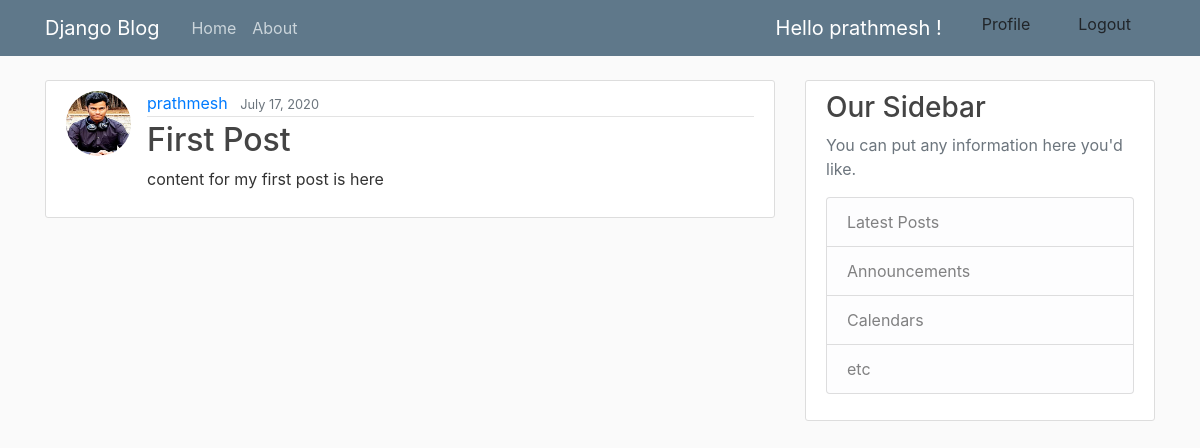
Page /detail/1/ (signed in) on the committed database.
### myblog/models.py (models this page shows, shortened)
class Post(models.Model):
    title = models.CharField(max_length=100)
    content = models.TextField()
    date_posted = models.DateTimeField(default=timezone.now)
    author = models.ForeignKey(User, on_delete=models.CharField)

class Profile(models.Model):
    user = models.OneToOneField(User, on_delete=models.CASCADE)
    image = models.ImageField(upload_to='profile_pics', default='profile_pics/download.png')

### myblog/views.py (the view)
# urls.py: path('detail/<int:pk>/', PostDetailView.as_view(), name='detail'),
class PostDetailView(LoginRequiredMixin, DetailView):
    model = Post

### myblog/templates/myblog/post_detail.html
{% extends "base.html" %}
{% block content %}
<article class="media content-section">
            <img class='rounded-circle article-img' src="{{ object.author.profile.image.url }}" alt="none">
          <div class="media-body">
            <div class="article-metadata">
              <a class="mr-2" href="#">{{ object.author }}</a>
              <small class="text-muted">{{ object.date_posted| date:'F d, Y'}}</small>
            </div>
            <h2 class="article-title" >{{ object.title| title }}</h2>
            <p class="article-content">{{ object.content }}</p>
          </div>
        </article>
{% endblock content %}

### templates/base.html (shortened to what this page needs)
{% load static %}
<!DOCTYPE html>
<html>
<head>
    <link rel="stylesheet" href="https://maxcdn.bootstrapcdn.com/bootstrap/4.0.0/css/bootstrap.min.css">
    <link rel="stylesheet" type="text/css" href="{% static 'myblog/main.css' %}">
</head>
<body>
    <header class="site-header">
      <nav class="navbar navbar-expand-md navbar-dark bg-steel fixed-top">
        <div class="container">
          <a class="navbar-brand mr-4" href="{% url 'myblog:home' %}">Django Blog</a>
          <div class="collapse navbar-collapse" id="navbarToggle">
            <div class="navbar-nav mr-auto">
              <a class="nav-item nav-link" href="{% url 'myblog:home' %}">Home</a>
              <a class="nav-item nav-link" href='#'>About</a>
            </div>
            <div class="navbar-nav">
              {% if not request.user.is_authenticated %}
          <a class="dropdown-item" href="{% url 'account_login'%}">Login</a>
          <a class="dropdown-item" href="{% url 'account_signup'%}">Signup</a>
          {% else %}
                <div class="navbar-brand"> Hello {{request.user}} !</div>
                <a class="dropdown-item" href="{% url 'myblog:profile'%}">Profile</a>
                <a class="dropdown-item" href="{% url 'account_logout'%}">Logout</a>
          {% endif %}
            </div>
          </div>
        </div>
      </nav>
    </header>
    <main role="main" class="container">
      <div class="row">
        <div class="col-md-8">
          {% block content %}
            {% endblock %}
        </div>
        <div class="col-md-4">
          <div class="content-section">
            <h3>Our Sidebar</h3>
            <p class='text-muted'>You can put any information here you'd like.
              <ul class="list-group">
                <li class="list-group-item list-group-item-light">Latest Posts</li>
                <li class="list-group-item list-group-item-light">Announcements</li>
                <li class="list-group-item list-group-item-light">Calendars</li>
                <li class="list-group-item list-group-item-light">etc</li>
              </ul>
            </p>
          </div>
        </div>
      </div>
    </main>
</body>
</html>

### static/myblog/main.css (style rules this page uses)
body { background: #fafafa; color: #333333; margin-top: 5rem; }
h1, h2, h3, h4, h5, h6 { color: #444444; }
ul { margin: 0; }
.bg-steel { background-color: #5f788a; }
.site-header .navbar-nav .nav-link { color: #cbd5db; }
.content-section { background: #ffffff; padding: 10px 20px; border: 1px solid #dddddd; border-radius: 3px; margin-bottom: 20px; }
.article-title { color: #444444; }
.article-content { white-space: pre-line; }
.article-img { height: 65px; width: 65px; margin-right: 16px; }
.article-metadata { padding-bottom: 1px; margin-bottom: 4px; border-bottom: 1px solid #e3e3e3 }

### rows in the picture
Post: author.profile.image (picture), author "prathmesh", date_posted "July 17, 2020", title "First Post", content "content for my first post is here"

### other values in the picture
{{ request.user }} "prathmesh"
